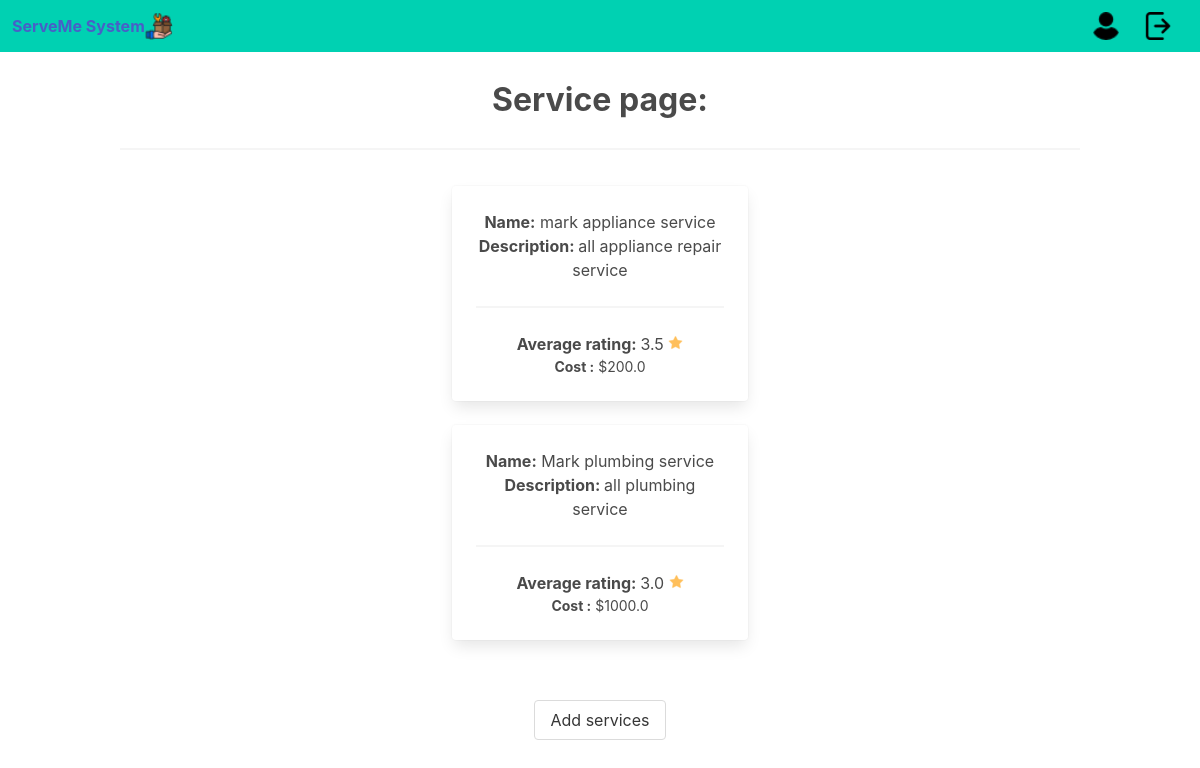
The page /view_services (signed in) on the database its author committed.
### serveme/models.py (models this page shows, shortened)
class Service (db.Model):
    provider_id     = db.Column(db.Integer, db.ForeignKey('provider.provider_id'), nullable=False)
    service_id      = db.Column(db.Integer, nullable=False, primary_key=True)
    rating_avg      = db.Column(db.Float(precision=2), nullable=False)
    service_name    = db.Column(db.String(20), nullable=False)
    cost            = db.Column(db.Float(precision=2), nullable=False)
    description     = db.Column(db.String(255), nullable=False)
    category        = db.Column(db.String(20), nullable=False)

### serveme/serviceController.py (the view)
@serviceController.route('/view_services')
def view_services():
    provider = Provider.query.filter_by(userID = current_user.userID).first()
    provider_id = provider.provider_id
    services = Service.query.filter_by(provider_id = provider_id )
    return render_template('view_services.html', services = services)

### serveme/templates/view_services.html
{% extends "provider_base.html" %}
{% block content %}
<br>
   <div class="is-size-3">
       <b>Service page:</b>
   </div>
<hr>
{%for service in services%}
<div class="column is-3-tablet is-4-desktop" style="margin:auto">
    <a href="{{ url_for('providerController.providers', provider_id=service.provider_id ,service_id=service.service_id) }}">
        <div class="card">
            <div class="card-content">
            <b>Name:</b> {{service.service_name}}
            <br>
            <b>Description: </b>{{service.description}}
            <hr>
            <b>Average rating: </b>
            {{service.rating_avg}}
            <img src="{{url_for('static', filename='star.png')}}" alt="placeholder" >
           <br>
            <p><b>Cost :</b> ${{service.cost}}</p>
            </div>
        </div>
    </a>
    </div>
{% endfor %}
<br>
<br>
<a href="{{ url_for('serviceController.add_service' )}}">
<button class="button" style="margin:auto">Add services</button>
</a>
{% endblock %}

### serveme/static/styles.css (style rules this page uses)
p { font-size: 14px; line-height: 21px; }

### rows shown on the page
Service: service_name "mark appliance service", description "all appliance repair service", rating_avg "3.5", cost "200.0"
Service: service_name "Mark plumbing service", description "all plumbing service", rating_avg "3.0", cost "1000.0"
